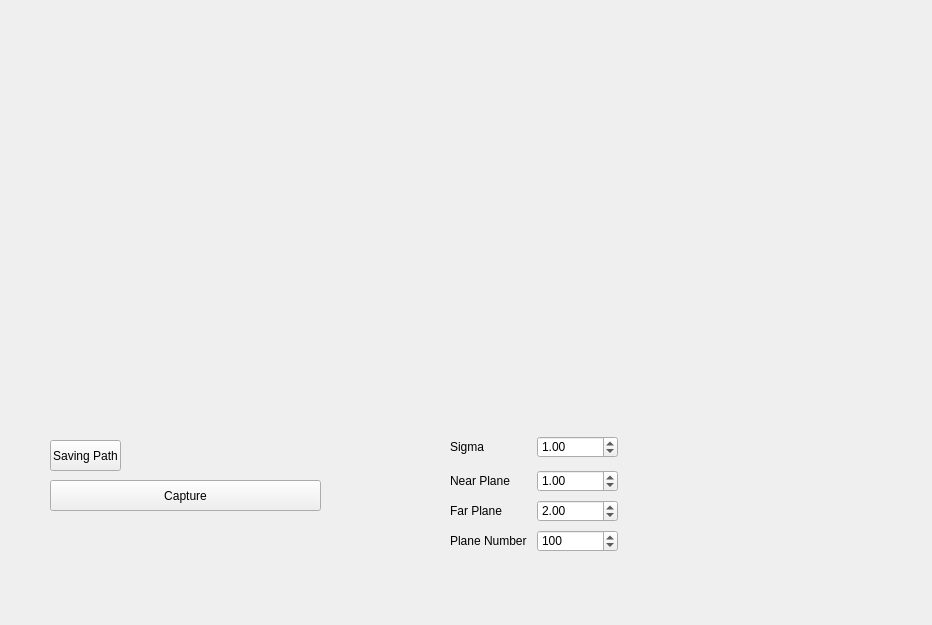
<?xml version="1.0" encoding="UTF-8"?>
<ui version="4.0">
 <class>mainWidget</class>
 <widget class="QWidget" name="mainWidget">
  <property name="enabled">
   <bool>true</bool>
  </property>
  <property name="geometry">
   <rect>
    <x>0</x>
    <y>0</y>
    <width>932</width>
    <height>625</height>
   </rect>
  </property>
  <property name="sizePolicy">
   <sizepolicy hsizetype="Expanding" vsizetype="Expanding">
    <horstretch>0</horstretch>
    <verstretch>0</verstretch>
   </sizepolicy>
  </property>
  <property name="minimumSize">
   <size>
    <width>0</width>
    <height>0</height>
   </size>
  </property>
  <property name="mouseTracking">
   <bool>false</bool>
  </property>
  <property name="windowTitle">
   <string>windowTest3</string>
  </property>
  <widget class="QWidget" name="layoutWidget">
   <property name="geometry">
    <rect>
     <x>20</x>
     <y>20</y>
     <width>649</width>
     <height>339</height>
    </rect>
   </property>
   <layout class="QGridLayout" name="gridLayout_Images">
    <item row="0" column="2">
     <spacer name="verticalSpacer_2">
      <property name="orientation">
       <enum>Qt::Vertical</enum>
      </property>
      <property name="sizeHint" stdset="0">
       <size>
        <width>20</width>
        <height>40</height>
       </size>
      </property>
     </spacer>
    </item>
    <item row="0" column="3">
     <spacer name="verticalSpacer_3">
      <property name="orientation">
       <enum>Qt::Vertical</enum>
      </property>
      <property name="sizeHint" stdset="0">
       <size>
        <width>20</width>
        <height>40</height>
       </size>
      </property>
     </spacer>
    </item>
    <item row="1" column="3">
     <spacer name="verticalSpacer_4">
      <property name="orientation">
       <enum>Qt::Vertical</enum>
      </property>
      <property name="sizeHint" stdset="0">
       <size>
        <width>20</width>
        <height>40</height>
       </size>
      </property>
     </spacer>
    </item>
    <item row="0" column="1">
     <spacer name="verticalSpacer">
      <property name="orientation">
       <enum>Qt::Vertical</enum>
      </property>
      <property name="sizeHint" stdset="0">
       <size>
        <width>20</width>
        <height>40</height>
       </size>
      </property>
     </spacer>
    </item>
    <item row="0" column="0">
     <spacer name="verticalSpacer_6">
      <property name="orientation">
       <enum>Qt::Vertical</enum>
      </property>
      <property name="sizeHint" stdset="0">
       <size>
        <width>20</width>
        <height>40</height>
       </size>
      </property>
     </spacer>
    </item>
    <item row="1" column="0">
     <spacer name="verticalSpacer_8">
      <property name="orientation">
       <enum>Qt::Vertical</enum>
      </property>
      <property name="sizeHint" stdset="0">
       <size>
        <width>20</width>
        <height>38</height>
       </size>
      </property>
     </spacer>
    </item>
    <item row="1" column="1">
     <spacer name="verticalSpacer_5">
      <property name="orientation">
       <enum>Qt::Vertical</enum>
      </property>
      <property name="sizeHint" stdset="0">
       <size>
        <width>20</width>
        <height>40</height>
       </size>
      </property>
     </spacer>
    </item>
    <item row="1" column="2">
     <spacer name="verticalSpacer_7">
      <property name="orientation">
       <enum>Qt::Vertical</enum>
      </property>
      <property name="sizeHint" stdset="0">
       <size>
        <width>20</width>
        <height>40</height>
       </size>
      </property>
     </spacer>
    </item>
   </layout>
  </widget>
  <widget class="QPushButton" name="button_Saving_Path">
   <property name="geometry">
    <rect>
     <x>50</x>
     <y>440</y>
     <width>71</width>
     <height>31</height>
    </rect>
   </property>
   <property name="text">
    <string>Saving Path</string>
   </property>
  </widget>
  <widget class="QPushButton" name="button_Capture">
   <property name="geometry">
    <rect>
     <x>50</x>
     <y>480</y>
     <width>271</width>
     <height>31</height>
    </rect>
   </property>
   <property name="text">
    <string>Capture</string>
   </property>
  </widget>
  <widget class="QWidget" name="layoutWidget_2">
   <property name="geometry">
    <rect>
     <x>450</x>
     <y>470</y>
     <width>168</width>
     <height>22</height>
    </rect>
   </property>
   <layout class="QHBoxLayout" name="horizontalLayout_2">
    <item>
     <widget class="QLabel" name="label_2">
      <property name="text">
       <string>Near Plane</string>
      </property>
     </widget>
    </item>
    <item>
     <widget class="QDoubleSpinBox" name="doubleSpinBox_nearPlane">
      <property name="maximum">
       <double>999.990000000000009</double>
      </property>
      <property name="singleStep">
       <double>1.000000000000000</double>
      </property>
      <property name="value">
       <double>1.000000000000000</double>
      </property>
     </widget>
    </item>
   </layout>
  </widget>
  <widget class="QWidget" name="layoutWidget_3">
   <property name="geometry">
    <rect>
     <x>450</x>
     <y>500</y>
     <width>168</width>
     <height>22</height>
    </rect>
   </property>
   <layout class="QHBoxLayout" name="horizontalLayout_3">
    <item>
     <widget class="QLabel" name="label_3">
      <property name="text">
       <string>Far Plane</string>
      </property>
     </widget>
    </item>
    <item>
     <widget class="QDoubleSpinBox" name="doubleSpinBox_farPlane">
      <property name="maximum">
       <double>999.990000000000009</double>
      </property>
      <property name="singleStep">
       <double>0.500000000000000</double>
      </property>
      <property name="value">
       <double>2.000000000000000</double>
      </property>
     </widget>
    </item>
   </layout>
  </widget>
  <widget class="QWidget" name="layoutWidget_4">
   <property name="geometry">
    <rect>
     <x>450</x>
     <y>530</y>
     <width>168</width>
     <height>22</height>
    </rect>
   </property>
   <layout class="QHBoxLayout" name="horizontalLayout_4">
    <item>
     <widget class="QLabel" name="label_4">
      <property name="text">
       <string>Plane Number</string>
      </property>
     </widget>
    </item>
    <item>
     <widget class="QDoubleSpinBox" name="doubleSpinBox_planeNum">
      <property name="decimals">
       <number>0</number>
      </property>
      <property name="maximum">
       <double>1000.000000000000000</double>
      </property>
      <property name="singleStep">
       <double>10.000000000000000</double>
      </property>
      <property name="value">
       <double>100.000000000000000</double>
      </property>
     </widget>
    </item>
   </layout>
  </widget>
  <widget class="QWidget" name="layoutWidget">
   <property name="geometry">
    <rect>
     <x>450</x>
     <y>436</y>
     <width>168</width>
     <height>22</height>
    </rect>
   </property>
   <layout class="QHBoxLayout" name="horizontalLayout">
    <item>
     <widget class="QLabel" name="label">
      <property name="text">
       <string>Sigma</string>
      </property>
     </widget>
    </item>
    <item>
     <widget class="QDoubleSpinBox" name="doubleSpinBox_sigma">
      <property name="maximum">
       <double>11.990000000000000</double>
      </property>
      <property name="singleStep">
       <double>0.500000000000000</double>
      </property>
      <property name="value">
       <double>1.000000000000000</double>
      </property>
     </widget>
    </item>
   </layout>
  </widget>
 </widget>
 <resources/>
 <connections/>
</ui>
